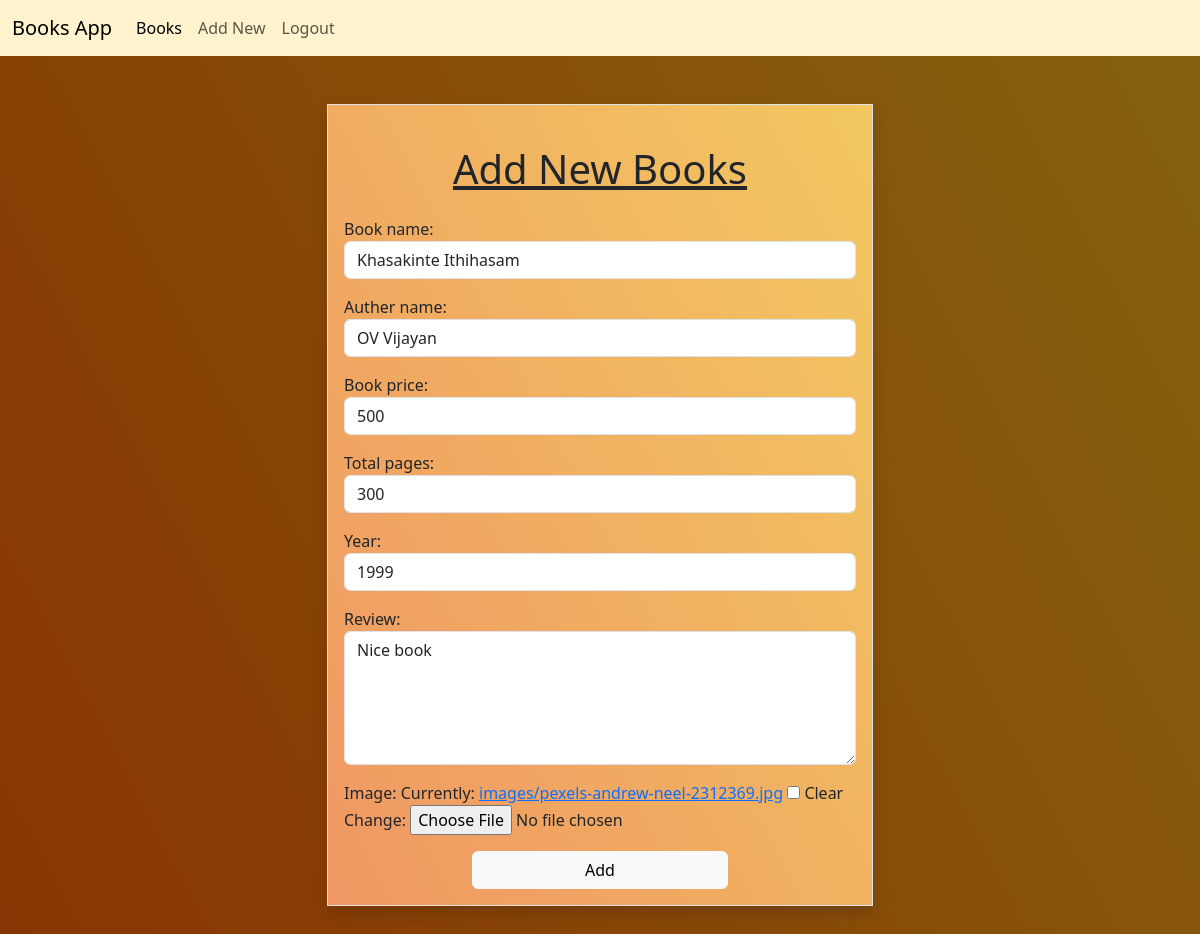
The app's page /books/2/update (signed in) with its own data.
### myapp/models.py (models this page shows, shortened)
class Books(models.Model):
    book_name=models.CharField(max_length=100,unique=True)
    auther_name=models.CharField(max_length=100)
    book_price=models.PositiveIntegerField()
    total_pages=models.PositiveIntegerField()
    year=models.PositiveIntegerField(null=True)
    review=models.CharField(max_length=500,null=True,blank=True)
    image=models.ImageField(upload_to="images",null=True,blank=True)

### myapp/views.py (the view, shortened to what this page needs)
# urls.py: path('books/<int:pk>/update',views.BookUpdateView.as_view(),name='book-edit'),
@method_decorator(signin_required,name='dispatch')
class BookUpdateView(View):
    def get(self,request,*args,**kwargs):
        id=kwargs.get('pk')
        obj=Books.objects.get(id=id)
        form=BooksModelForm(instance=obj)
        return render(request,'book_edit.html',{'form':form})

### myapp/forms.py
class BooksModelForm(forms.ModelForm):
    class Meta:
        model=Books
        fields="__all__"
        widgets={
            'book_name':forms.TextInput(attrs={'class':'form-control'}),
            'auther_name':forms.TextInput(attrs={'class':'form-control'}),
            'book_price':forms.NumberInput(attrs={'class':'form-control'}),
            'total_pages':forms.NumberInput(attrs={'class':'form-control'}),
            'year':forms.NumberInput(attrs={'class':'form-control'}),
            'review':forms.Textarea(attrs={'class':'form-control','rows':5})
        }#model form nn inherit cheythale  ith work aku.inputfield matre set cheyyullu

### myapp/views.py (called while the page is built)
def signin_required(fn):
    def wrapper(request,*args,**kwargs):
        if not request.user.is_authenticated:
            messages.error(request,'invalid session')
            return redirect('signin')
        else:
            return fn(request,*args,**kwargs)
    return wrapper

### myapp/templates/book_edit.html (shortened to what this page needs)
{%extends 'base.html'%}
{%block body_block%}
<div class="container mt-5 mb-5">
    <div class="row">
        <div class="col-3"></div>
        <div class="col-6">
            <form action="" method="post" enctype="multipart/form-data" class="border shadow grad2 p-3">
                <h1 class="mt-4 mb-4 text-decoration-underline text-center">Add New Books</h1>
                {{form.as_p}}
                <div class="d-grid mx-auto col-6">
                    <button type="submit" class="btn btn-light">Add</button>
                  </div>
            </form>
        </div>
        <div class="col-3"></div>
    </div>
</div>
{%endblock%}

### myapp/static/css/style.css (style rules this page uses)
.grad { background-color: #401903; background-image: linear-gradient(62deg, #893402 0%, #85630e 100%); }
.grad2 { background-color: #d8895c; background-image: linear-gradient(62deg, #f09763 0%, #f2c860 100%); }

### records on screen
Books: book_name "Khasakinte Ithihasam", auther_name "OV Vijayan", book_price "500", total_pages "300", year "1999", review "Nice book"
